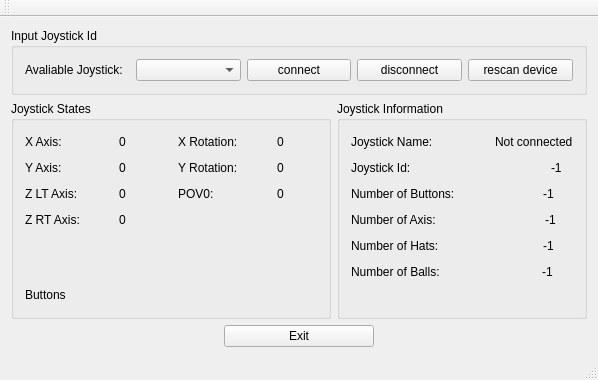
<?xml version="1.0" encoding="UTF-8"?>
<ui version="4.0">
 <class>MainWindow</class>
 <widget class="QMainWindow" name="MainWindow">
  <property name="geometry">
   <rect>
    <x>0</x>
    <y>0</y>
    <width>596</width>
    <height>380</height>
   </rect>
  </property>
  <property name="windowTitle">
   <string>Joystick Input Vizualization</string>
  </property>
  <widget class="QWidget" name="centralWidget">
   <layout class="QVBoxLayout" name="verticalLayout_3">
    <item>
     <widget class="QGroupBox" name="groupBox">
      <property name="title">
       <string>Input Joystick Id</string>
      </property>
      <layout class="QHBoxLayout" name="horizontalLayout_16">
       <item>
        <widget class="QLabel" name="label_14">
         <property name="text">
          <string>Avaliable Joystick:</string>
         </property>
        </widget>
       </item>
       <item>
        <widget class="QComboBox" name="joystickComboBox"/>
       </item>
       <item>
        <widget class="QPushButton" name="pushButton">
         <property name="text">
          <string>connect</string>
         </property>
        </widget>
       </item>
       <item>
        <widget class="QPushButton" name="disconnectPushButton">
         <property name="text">
          <string>disconnect</string>
         </property>
        </widget>
       </item>
       <item>
        <widget class="QPushButton" name="rescanPushButton">
         <property name="text">
          <string>rescan device</string>
         </property>
        </widget>
       </item>
      </layout>
     </widget>
    </item>
    <item>
     <layout class="QHBoxLayout" name="horizontalLayout_9">
      <item>
       <widget class="QGroupBox" name="joystickStateBox">
        <property name="minimumSize">
         <size>
          <width>320</width>
          <height>216</height>
         </size>
        </property>
        <property name="title">
         <string>Joystick States</string>
        </property>
        <layout class="QVBoxLayout" name="verticalLayout">
         <item>
          <layout class="QGridLayout" name="gridLayout">
           <item row="0" column="0">
            <layout class="QHBoxLayout" name="horizontalLayout_2">
             <item>
              <widget class="QLabel" name="label">
               <property name="text">
                <string>X Axis:</string>
               </property>
              </widget>
             </item>
             <item>
              <spacer name="horizontalSpacer">
               <property name="orientation">
                <enum>Qt::Horizontal</enum>
               </property>
               <property name="sizeHint" stdset="0">
                <size>
                 <width>40</width>
                 <height>20</height>
                </size>
               </property>
              </spacer>
             </item>
             <item>
              <widget class="QLabel" name="joystickXaxisLabel">
               <property name="minimumSize">
                <size>
                 <width>40</width>
                 <height>0</height>
                </size>
               </property>
               <property name="text">
                <string>0</string>
               </property>
              </widget>
             </item>
            </layout>
           </item>
           <item row="0" column="1">
            <spacer name="horizontalSpacer_9">
             <property name="orientation">
              <enum>Qt::Horizontal</enum>
             </property>
             <property name="sizeHint" stdset="0">
              <size>
               <width>20</width>
               <height>18</height>
              </size>
             </property>
            </spacer>
           </item>
           <item row="0" column="2">
            <layout class="QHBoxLayout" name="horizontalLayout_4">
             <item>
              <widget class="QLabel" name="label_3">
               <property name="text">
                <string>X Rotation:</string>
               </property>
              </widget>
             </item>
             <item>
              <spacer name="horizontalSpacer_3">
               <property name="orientation">
                <enum>Qt::Horizontal</enum>
               </property>
               <property name="sizeHint" stdset="0">
                <size>
                 <width>40</width>
                 <height>20</height>
                </size>
               </property>
              </spacer>
             </item>
             <item>
              <widget class="QLabel" name="joystickXrotationLabel">
               <property name="minimumSize">
                <size>
                 <width>40</width>
                 <height>0</height>
                </size>
               </property>
               <property name="text">
                <string>0</string>
               </property>
              </widget>
             </item>
            </layout>
           </item>
           <item row="1" column="0">
            <layout class="QHBoxLayout" name="horizontalLayout">
             <item>
              <widget class="QLabel" name="label_2">
               <property name="text">
                <string>Y Axis:</string>
               </property>
              </widget>
             </item>
             <item>
              <spacer name="horizontalSpacer_2">
               <property name="orientation">
                <enum>Qt::Horizontal</enum>
               </property>
               <property name="sizeHint" stdset="0">
                <size>
                 <width>40</width>
                 <height>20</height>
                </size>
               </property>
              </spacer>
             </item>
             <item>
              <widget class="QLabel" name="joystickYaxisLabel">
               <property name="minimumSize">
                <size>
                 <width>40</width>
                 <height>0</height>
                </size>
               </property>
               <property name="text">
                <string>0</string>
               </property>
              </widget>
             </item>
            </layout>
           </item>
           <item row="1" column="1">
            <spacer name="horizontalSpacer_10">
             <property name="orientation">
              <enum>Qt::Horizontal</enum>
             </property>
             <property name="sizeHint" stdset="0">
              <size>
               <width>20</width>
               <height>18</height>
              </size>
             </property>
            </spacer>
           </item>
           <item row="1" column="2">
            <layout class="QHBoxLayout" name="horizontalLayout_3">
             <item>
              <widget class="QLabel" name="label_4">
               <property name="text">
                <string>Y Rotation:</string>
               </property>
              </widget>
             </item>
             <item>
              <spacer name="horizontalSpacer_4">
               <property name="orientation">
                <enum>Qt::Horizontal</enum>
               </property>
               <property name="sizeHint" stdset="0">
                <size>
                 <width>40</width>
                 <height>20</height>
                </size>
               </property>
              </spacer>
             </item>
             <item>
              <widget class="QLabel" name="joystickYrotationLabel">
               <property name="minimumSize">
                <size>
                 <width>40</width>
                 <height>0</height>
                </size>
               </property>
               <property name="text">
                <string>0</string>
               </property>
              </widget>
             </item>
            </layout>
           </item>
           <item row="2" column="0">
            <layout class="QHBoxLayout" name="horizontalLayout_6">
             <item>
              <widget class="QLabel" name="label_5">
               <property name="text">
                <string>Z LT Axis:</string>
               </property>
              </widget>
             </item>
             <item>
              <spacer name="horizontalSpacer_5">
               <property name="orientation">
                <enum>Qt::Horizontal</enum>
               </property>
               <property name="sizeHint" stdset="0">
                <size>
                 <width>40</width>
                 <height>20</height>
                </size>
               </property>
              </spacer>
             </item>
             <item>
              <widget class="QLabel" name="joystickZLTaxisLabel">
               <property name="minimumSize">
                <size>
                 <width>40</width>
                 <height>0</height>
                </size>
               </property>
               <property name="text">
                <string>0</string>
               </property>
              </widget>
             </item>
            </layout>
           </item>
           <item row="2" column="1">
            <spacer name="horizontalSpacer_11">
             <property name="orientation">
              <enum>Qt::Horizontal</enum>
             </property>
             <property name="sizeHint" stdset="0">
              <size>
               <width>20</width>
               <height>18</height>
              </size>
             </property>
            </spacer>
           </item>
           <item row="2" column="2">
            <layout class="QHBoxLayout" name="horizontalLayout_7">
             <item>
              <widget class="QLabel" name="label_7">
               <property name="text">
                <string>POV0:</string>
               </property>
              </widget>
             </item>
             <item>
              <spacer name="horizontalSpacer_7">
               <property name="orientation">
                <enum>Qt::Horizontal</enum>
               </property>
               <property name="sizeHint" stdset="0">
                <size>
                 <width>40</width>
                 <height>20</height>
                </size>
               </property>
              </spacer>
             </item>
             <item>
              <widget class="QLabel" name="joystickPOV0Label">
               <property name="minimumSize">
                <size>
                 <width>40</width>
                 <height>0</height>
                </size>
               </property>
               <property name="text">
                <string>0</string>
               </property>
              </widget>
             </item>
            </layout>
           </item>
           <item row="3" column="0">
            <layout class="QHBoxLayout" name="horizontalLayout_5">
             <item>
              <widget class="QLabel" name="label_6">
               <property name="text">
                <string>Z RT Axis:</string>
               </property>
              </widget>
             </item>
             <item>
              <spacer name="horizontalSpacer_6">
               <property name="orientation">
                <enum>Qt::Horizontal</enum>
               </property>
               <property name="sizeHint" stdset="0">
                <size>
                 <width>40</width>
                 <height>20</height>
                </size>
               </property>
              </spacer>
             </item>
             <item>
              <widget class="QLabel" name="joystickZRTaxisLabel">
               <property name="minimumSize">
                <size>
                 <width>40</width>
                 <height>0</height>
                </size>
               </property>
               <property name="text">
                <string>0</string>
               </property>
              </widget>
             </item>
            </layout>
           </item>
           <item row="3" column="1">
            <spacer name="horizontalSpacer_12">
             <property name="orientation">
              <enum>Qt::Horizontal</enum>
             </property>
             <property name="sizeHint" stdset="0">
              <size>
               <width>20</width>
               <height>18</height>
              </size>
             </property>
            </spacer>
           </item>
          </layout>
         </item>
         <item>
          <spacer name="verticalSpacer">
           <property name="orientation">
            <enum>Qt::Vertical</enum>
           </property>
           <property name="sizeHint" stdset="0">
            <size>
             <width>20</width>
             <height>13</height>
            </size>
           </property>
          </spacer>
         </item>
         <item>
          <layout class="QHBoxLayout" name="horizontalLayout_8">
           <item>
            <widget class="QLabel" name="label_9">
             <property name="text">
              <string>Buttons</string>
             </property>
            </widget>
           </item>
           <item>
            <spacer name="horizontalSpacer_8">
             <property name="orientation">
              <enum>Qt::Horizontal</enum>
             </property>
             <property name="sizeHint" stdset="0">
              <size>
               <width>40</width>
               <height>20</height>
              </size>
             </property>
            </spacer>
           </item>
           <item>
            <widget class="QLabel" name="joystickButtonsTestLabel">
             <property name="text">
              <string/>
             </property>
            </widget>
           </item>
           <item>
            <spacer name="horizontalSpacer_13">
             <property name="orientation">
              <enum>Qt::Horizontal</enum>
             </property>
             <property name="sizeHint" stdset="0">
              <size>
               <width>40</width>
               <height>20</height>
              </size>
             </property>
            </spacer>
           </item>
          </layout>
         </item>
        </layout>
       </widget>
      </item>
      <item>
       <widget class="QGroupBox" name="joystickInformationBox">
        <property name="minimumSize">
         <size>
          <width>250</width>
          <height>0</height>
         </size>
        </property>
        <property name="title">
         <string>Joystick Information</string>
        </property>
        <layout class="QVBoxLayout" name="verticalLayout_2">
         <item>
          <layout class="QHBoxLayout" name="horizontalLayout_11">
           <item>
            <widget class="QLabel" name="label_8">
             <property name="text">
              <string>Joystick Name:</string>
             </property>
            </widget>
           </item>
           <item>
            <spacer name="horizontalSpacer_14">
             <property name="orientation">
              <enum>Qt::Horizontal</enum>
             </property>
             <property name="sizeHint" stdset="0">
              <size>
               <width>101</width>
               <height>20</height>
              </size>
             </property>
            </spacer>
           </item>
           <item>
            <widget class="QLabel" name="joystickNameLabel">
             <property name="text">
              <string>Not connected</string>
             </property>
            </widget>
           </item>
           <item>
            <spacer name="horizontalSpacer_23">
             <property name="orientation">
              <enum>Qt::Horizontal</enum>
             </property>
             <property name="sizeHint" stdset="0">
              <size>
               <width>40</width>
               <height>20</height>
              </size>
             </property>
            </spacer>
           </item>
          </layout>
         </item>
         <item>
          <layout class="QHBoxLayout" name="horizontalLayout_17">
           <item>
            <widget class="QLabel" name="label_15">
             <property name="text">
              <string>Joystick Id:                                     </string>
             </property>
            </widget>
           </item>
           <item>
            <spacer name="horizontalSpacer_24">
             <property name="orientation">
              <enum>Qt::Horizontal</enum>
             </property>
             <property name="sizeHint" stdset="0">
              <size>
               <width>40</width>
               <height>20</height>
              </size>
             </property>
            </spacer>
           </item>
           <item>
            <widget class="QLabel" name="joystickIdLabel">
             <property name="text">
              <string>-1</string>
             </property>
            </widget>
           </item>
           <item>
            <spacer name="horizontalSpacer_25">
             <property name="orientation">
              <enum>Qt::Horizontal</enum>
             </property>
             <property name="sizeHint" stdset="0">
              <size>
               <width>40</width>
               <height>20</height>
              </size>
             </property>
            </spacer>
           </item>
          </layout>
         </item>
         <item>
          <layout class="QHBoxLayout" name="horizontalLayout_12">
           <item>
            <widget class="QLabel" name="label_10">
             <property name="text">
              <string>Number of Buttons:</string>
             </property>
            </widget>
           </item>
           <item>
            <spacer name="horizontalSpacer_15">
             <property name="orientation">
              <enum>Qt::Horizontal</enum>
             </property>
             <property name="sizeHint" stdset="0">
              <size>
               <width>103</width>
               <height>20</height>
              </size>
             </property>
            </spacer>
           </item>
           <item>
            <widget class="QLabel" name="joystickButtonsLabel">
             <property name="text">
              <string>-1</string>
             </property>
             <property name="alignment">
              <set>Qt::AlignCenter</set>
             </property>
            </widget>
           </item>
           <item>
            <spacer name="horizontalSpacer_22">
             <property name="orientation">
              <enum>Qt::Horizontal</enum>
             </property>
             <property name="sizeHint" stdset="0">
              <size>
               <width>40</width>
               <height>20</height>
              </size>
             </property>
            </spacer>
           </item>
          </layout>
         </item>
         <item>
          <layout class="QHBoxLayout" name="horizontalLayout_13">
           <item>
            <widget class="QLabel" name="label_11">
             <property name="text">
              <string>Number of Axis:            </string>
             </property>
            </widget>
           </item>
           <item>
            <spacer name="horizontalSpacer_16">
             <property name="orientation">
              <enum>Qt::Horizontal</enum>
             </property>
             <property name="sizeHint" stdset="0">
              <size>
               <width>87</width>
               <height>20</height>
              </size>
             </property>
            </spacer>
           </item>
           <item>
            <widget class="QLabel" name="joystickAxisLabel">
             <property name="text">
              <string>-1</string>
             </property>
             <property name="alignment">
              <set>Qt::AlignCenter</set>
             </property>
            </widget>
           </item>
           <item>
            <spacer name="horizontalSpacer_21">
             <property name="orientation">
              <enum>Qt::Horizontal</enum>
             </property>
             <property name="sizeHint" stdset="0">
              <size>
               <width>40</width>
               <height>20</height>
              </size>
             </property>
            </spacer>
           </item>
          </layout>
         </item>
         <item>
          <layout class="QHBoxLayout" name="horizontalLayout_14">
           <item>
            <widget class="QLabel" name="label_12">
             <property name="text">
              <string>Number of Hats:     </string>
             </property>
            </widget>
           </item>
           <item>
            <spacer name="horizontalSpacer_17">
             <property name="orientation">
              <enum>Qt::Horizontal</enum>
             </property>
             <property name="sizeHint" stdset="0">
              <size>
               <width>103</width>
               <height>20</height>
              </size>
             </property>
            </spacer>
           </item>
           <item>
            <widget class="QLabel" name="joystickHatsLabel">
             <property name="text">
              <string>-1</string>
             </property>
             <property name="alignment">
              <set>Qt::AlignCenter</set>
             </property>
            </widget>
           </item>
           <item>
            <spacer name="horizontalSpacer_20">
             <property name="orientation">
              <enum>Qt::Horizontal</enum>
             </property>
             <property name="sizeHint" stdset="0">
              <size>
               <width>40</width>
               <height>20</height>
              </size>
             </property>
            </spacer>
           </item>
          </layout>
         </item>
         <item>
          <layout class="QHBoxLayout" name="horizontalLayout_15">
           <item>
            <widget class="QLabel" name="label_13">
             <property name="text">
              <string>Number of Balls:    </string>
             </property>
            </widget>
           </item>
           <item>
            <spacer name="horizontalSpacer_18">
             <property name="orientation">
              <enum>Qt::Horizontal</enum>
             </property>
             <property name="sizeHint" stdset="0">
              <size>
               <width>103</width>
               <height>20</height>
              </size>
             </property>
            </spacer>
           </item>
           <item>
            <widget class="QLabel" name="joystickBallsLabel">
             <property name="text">
              <string>-1</string>
             </property>
             <property name="alignment">
              <set>Qt::AlignCenter</set>
             </property>
            </widget>
           </item>
           <item>
            <spacer name="horizontalSpacer_19">
             <property name="orientation">
              <enum>Qt::Horizontal</enum>
             </property>
             <property name="sizeHint" stdset="0">
              <size>
               <width>40</width>
               <height>20</height>
              </size>
             </property>
            </spacer>
           </item>
          </layout>
         </item>
         <item>
          <spacer name="verticalSpacer_2">
           <property name="orientation">
            <enum>Qt::Vertical</enum>
           </property>
           <property name="sizeHint" stdset="0">
            <size>
             <width>20</width>
             <height>21</height>
            </size>
           </property>
          </spacer>
         </item>
        </layout>
       </widget>
      </item>
     </layout>
    </item>
    <item>
     <layout class="QHBoxLayout" name="horizontalLayout_10">
      <item>
       <spacer name="horizontalSpacer_27">
        <property name="orientation">
         <enum>Qt::Horizontal</enum>
        </property>
        <property name="sizeHint" stdset="0">
         <size>
          <width>20</width>
          <height>20</height>
         </size>
        </property>
       </spacer>
      </item>
      <item>
       <widget class="QPushButton" name="exitPushButton">
        <property name="minimumSize">
         <size>
          <width>150</width>
          <height>0</height>
         </size>
        </property>
        <property name="text">
         <string>Exit</string>
        </property>
       </widget>
      </item>
      <item>
       <spacer name="horizontalSpacer_26">
        <property name="orientation">
         <enum>Qt::Horizontal</enum>
        </property>
        <property name="sizeHint" stdset="0">
         <size>
          <width>20</width>
          <height>20</height>
         </size>
        </property>
       </spacer>
      </item>
     </layout>
    </item>
   </layout>
  </widget>
  <widget class="QMenuBar" name="menuBar">
   <property name="geometry">
    <rect>
     <x>0</x>
     <y>0</y>
     <width>596</width>
     <height>21</height>
    </rect>
   </property>
  </widget>
  <widget class="QToolBar" name="mainToolBar">
   <attribute name="toolBarArea">
    <enum>TopToolBarArea</enum>
   </attribute>
   <attribute name="toolBarBreak">
    <bool>false</bool>
   </attribute>
  </widget>
  <widget class="QStatusBar" name="statusBar"/>
 </widget>
 <layoutdefault spacing="6" margin="11"/>
 <resources/>
 <connections/>
</ui>
